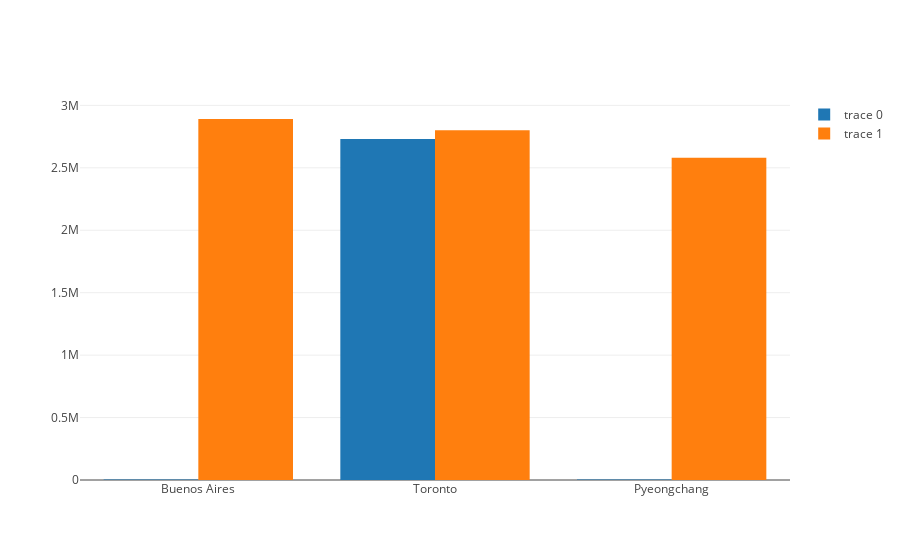

The cell this chart's notebook holds for it:
### Code cell
plotly.offline.iplot([bar_trace_first_three_pops, bar_trace_first_three_areas])

### Figure 1 — Plotly figure (JSON) as saved in the notebook; plotly's stock layout.template omitted (floating-point values rounded to 4 significant figures)
{"data": [{"text": [], "type": "bar", "uid": "554f230c-20d0-11e9-bd56-5dbb88d66588", "x": ["Buenos Aires", "Toronto", "Pyeongchang"], "y": [4758, 2731571, 3194]}, {"text": [], "type": "bar", "uid": "554f24b0-20d0-11e9-bd56-5dbb88d66588", "x": ["Buenos Aires", "Toronto", "Pyeongchang"], "y": [2891000, 2800000, 2581000]}], "layout": {}}
